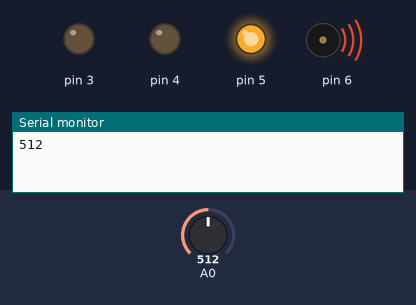
A sketch run on a simulated Arduino Uno, built with avr-gcc and run on an emulated ATmega328P. Shown: output pins drawn as LEDs (lit = HIGH), buzzer (waves = sounding), the last lines printed to the serial monitor. The inputs (shaded band) are chosen by the test bench; at power-on: A0 = 512.

Above: at 3.8 s.
3.9 s: A0 set to 108
7.8 s: A0 set to 90
At 10.9 s:
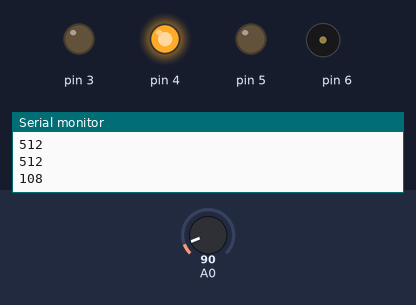
15.5 s: A0 set to 48
19.4 s: A0 set to 42
At 21.7 s:
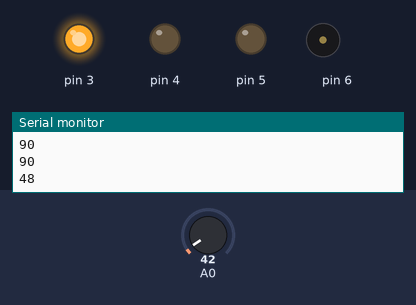
23.3 s: A0 set to 110
At 25.9 s:
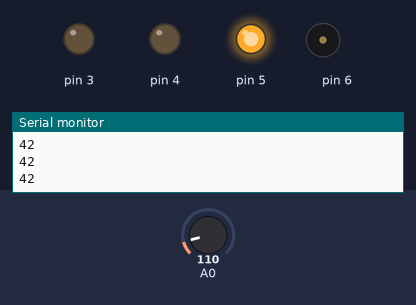
31.0 s: A0 set to 35
At 33.3 s:
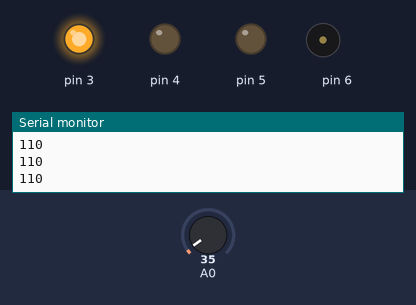
Timing chart, 0 to 34.8 s (numbered marks = the images above; inputs shaded):
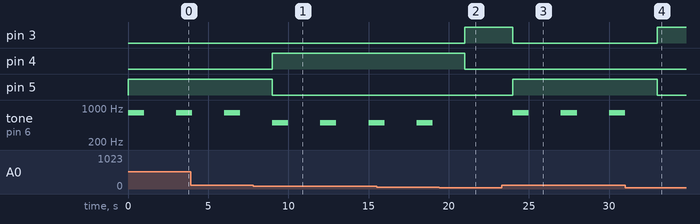

The sketch:

sketch_apr30b.ino
```cpp
class Pin {
  private:
    int pinNumber;
  public:
    Pin(int pin) : pinNumber(pin) {
      pinMode(pinNumber, OUTPUT);
    }
    void setHigh() {
      digitalWrite(pinNumber, HIGH);
    }
    void setLow() {
      digitalWrite(pinNumber, LOW);
    }
};

class Buzzer {
  private:
    int buzzerPin;
  public:
    Buzzer(int bz) : buzzerPin(bz) {}
    void playTone(int frequency, int duration) {
      tone(buzzerPin, frequency, duration);
      delay(duration);
      noTone(buzzerPin);
      delay(2000);
    }
};

class Sensor {
  private:
    Pin pin1, pin2, pin3;
    Buzzer buzzer;
  public:
    Sensor(int p1, int p2, int p3, int bz) : pin1(p1), pin2(p2), pin3(p3), buzzer(bz) {}
    void checkGasLevel(int valor) {
      if (valor >= 1 && valor <= 45) {
        pin1.setHigh();
        pin2.setLow();
        pin3.setLow();
        delay(1000);
      } else if (valor > 40 && valor <=100) {
        pin2.setHigh();
        pin1.setLow();
        pin3.setLow();
        buzzer.playTone(500, 1000);
      } else if (valor > 100) {
        pin3.setHigh();
        pin2.setLow();
        pin1.setLow();
        buzzer.playTone(800, 1000);
      }
    }
};

Sensor sensor(3, 4, 5, 6);

void setup() {
  Serial.begin(9600);
}

void loop() {
  int valor = analogRead(A0);
  sensor.checkGasLevel(valor);
  Serial.println(valor);
}
```

Measured:
- the behaviour switches between 101 and 100 on A0 (found by bisection; images 0 and 1)
- the behaviour switches between 46 and 45 on A0 (found by bisection; images 1 and 2)
- after the input at 7.8 s, pin 4: LOW → HIGH after 1.2 s; pin 5: HIGH → LOW after 1.2 s
- after the input at 19.4 s, pin 3: LOW → HIGH after 1.6 s; pin 4: HIGH → LOW after 1.6 s; tone on pin 6: stays silent (without the input it goes to 500 Hz after 1.6 s)
- after the input at 23.3 s, pin 3: HIGH → LOW after 0.70 s; pin 5: LOW → HIGH after 0.70 s; tone on pin 6: alternates 800 Hz for 1.0 s and silent for 2.0 s, starting after 0.70 s
- after the input at 31.0 s, pin 3: LOW → HIGH after 2.0 s; pin 5: HIGH → LOW after 2.0 s; tone on pin 6: goes on until 31.0 s, then stays silent
- by itself, tone on pin 6: alternates 500 Hz for 1.0 s and silent for 2.0 s
